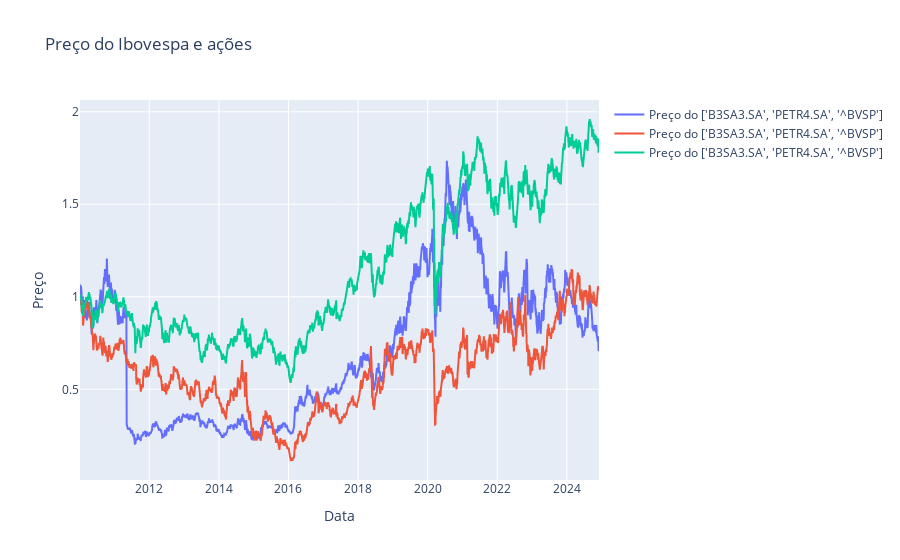

Source (notebook cell):
### Code cell
# Cria um gráfico de linha usando o Plotly
fig = go.Figure()
for stocks in acoes_df.columns:
#fig.add_trace(go.Scatter(x=acoes_df.index, y=acoes_df['IBOV'], mode='lines', name='Preço do Ibovespa'))
#fig.add_trace(go.Scatter(x=acoes_df.index, y=acoes_df['B3SA3'], mode='lines', name='Preço do B3SA3'))
    fig.add_trace(go.Scatter(x=acoes_df_normalized.index, y=acoes_df_normalized[stocks], mode='lines', name=f'Preço do {acoes}'))

# Configura o layout do gráfico
fig.update_layout(
    title='Preço do Ibovespa e ações',
    xaxis_title='Data',
    yaxis_title='Preço',
    showlegend=True
)

# Exibe o gráfico
fig.show()

### Figure 1 — Plotly figure (JSON) as saved in the notebook; plotly's stock layout.template omitted (floating-point values rounded to 4 significant figures; data arrays with more than 128 entries replaced by an {"elided": "..."} marker saying what was removed)
{"data": [{"mode": "lines", "name": "Preço do ['B3SA3.SA', 'PETR4.SA', '^BVSP']", "type": "scatter", "x": {"elided": "3696 str values"}, "y": {"elided": "3696 float values"}}, {"mode": "lines", "name": "Preço do ['B3SA3.SA', 'PETR4.SA', '^BVSP']", "type": "scatter", "x": {"elided": "3696 str values"}, "y": {"elided": "3696 float values"}}, {"mode": "lines", "name": "Preço do ['B3SA3.SA', 'PETR4.SA', '^BVSP']", "type": "scatter", "x": {"elided": "3696 str values"}, "y": {"elided": "3696 float values"}}], "layout": {"showlegend": true, "title": {"text": "Preço do Ibovespa e ações"}, "xaxis": {"title": {"text": "Data"}}, "yaxis": {"title": {"text": "Preço"}}}}
